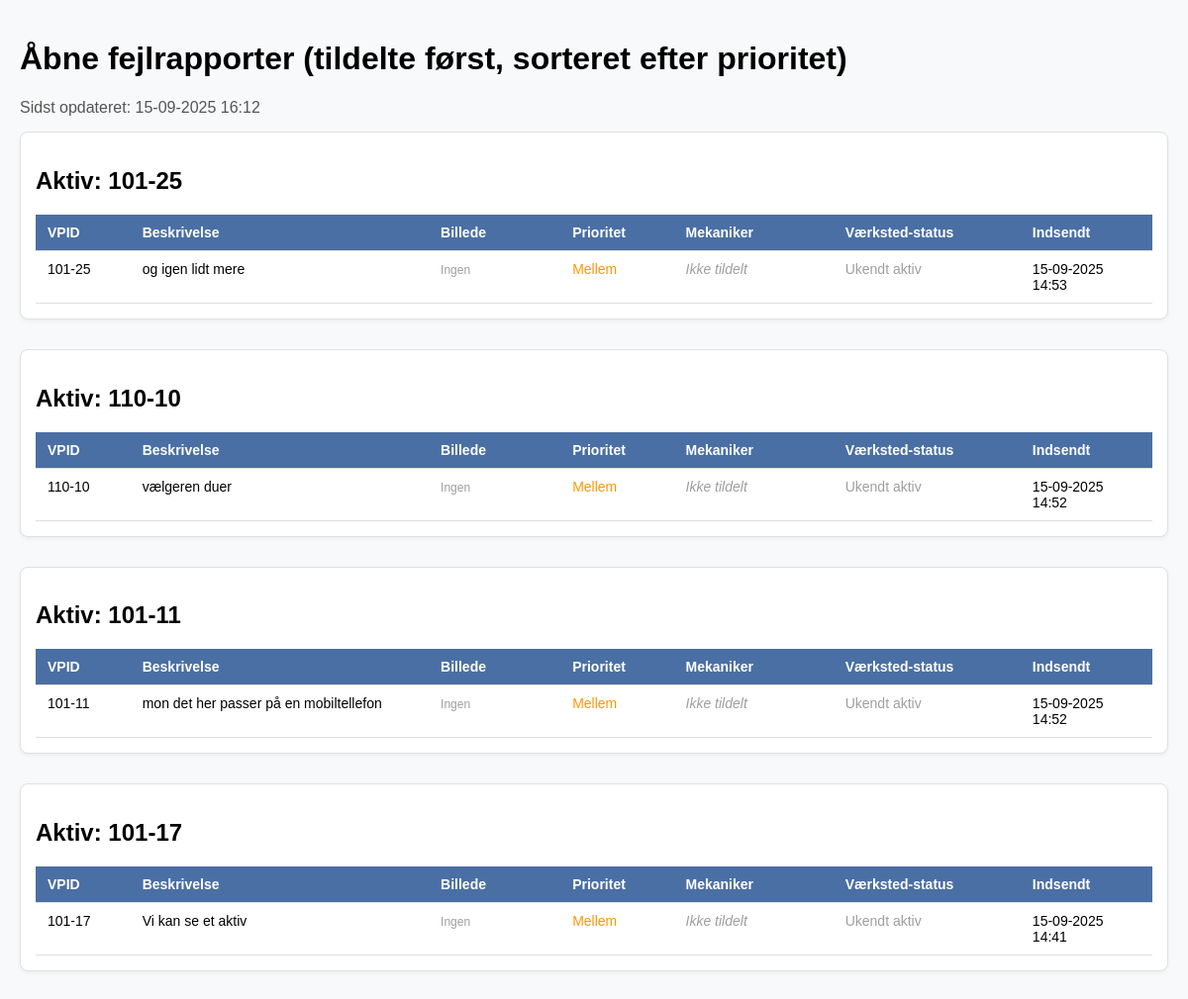
The app's page /open_reports/, older data.
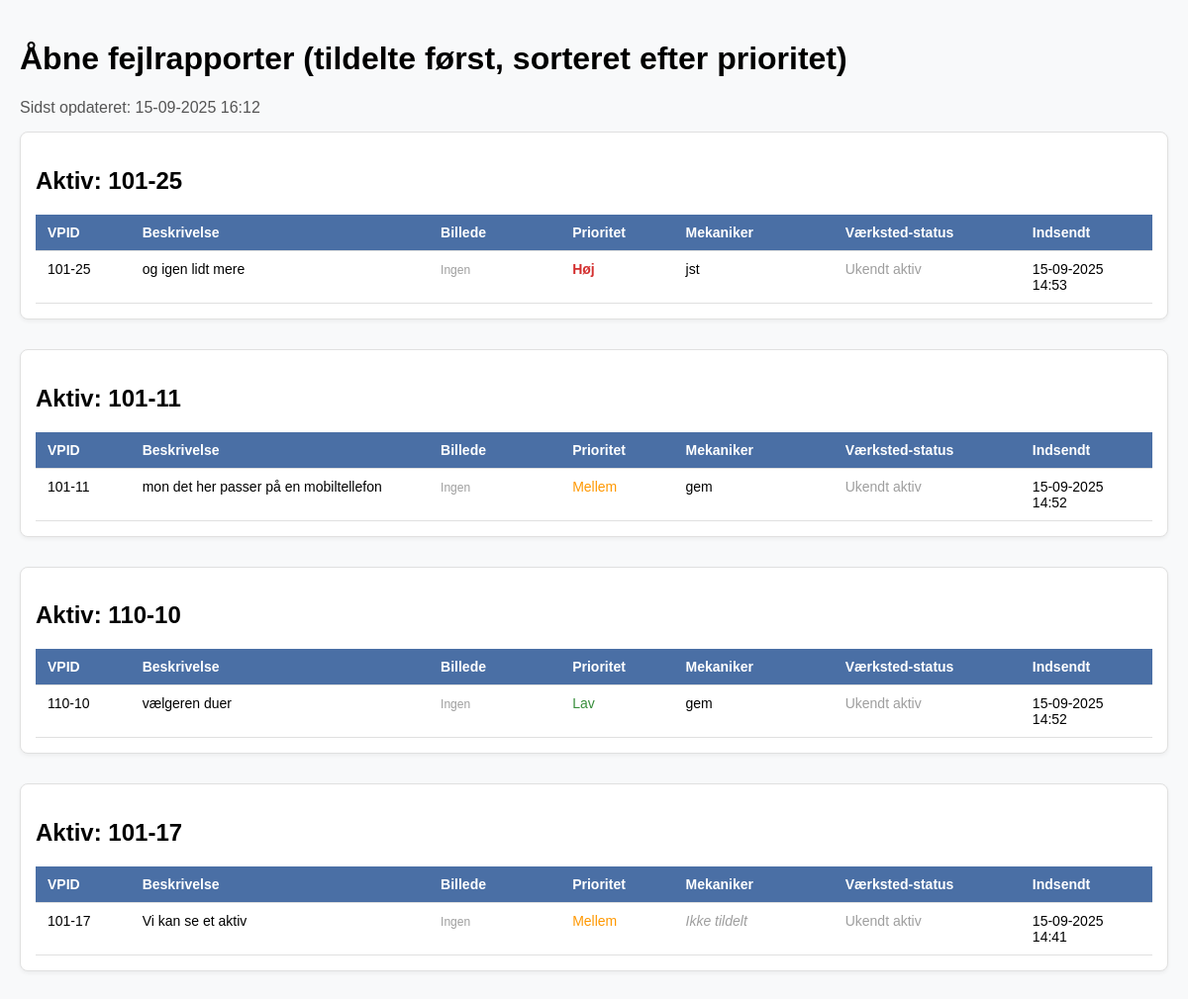
The same page, newer data.
### assets/models.py (models this page shows, shortened)
class FaultReport(models.Model):
    LANGUAGE_CHOICES = [
        ('de', _("Tysk")),
        ('pl', _("Polsk")),
        ('en', _("Engelsk")),
    ]
    PRIORITY_CHOICES = [
        (1, 'Høj'),
        (2, 'Mellem'),
        (3, 'Lav'),
    ]
    title = models.CharField(max_length=100, verbose_name=_("Titel"))
    description = models.TextField(verbose_name=_("Beskrivelse (oversat)"))
    original_description = models.TextField(blank=True, null=True, verbose_name=_("Original beskrivelse"))
    sprog = models.CharField(
        max_length=2,
        choices=LANGUAGE_CHOICES,
        default='de',
        verbose_name=_("Originalt sprog")
    )
    created_at = models.DateTimeField(auto_now_add=True, verbose_name=_("Oprettet"))
    updated_at = models.DateTimeField(auto_now=True, verbose_name=_("Opdateret"))
    status = models.CharField(max_length=100, blank=True, null=True, verbose_name=_("Status"))  # null=True tilføjet
    qr_code = models.CharField(max_length=100, blank=True, null=True, default="", verbose_name=_("QR-kode"))  # null=True tilføjet
    image = models.ImageField(upload_to='fault_reports/', blank=True, verbose_name=_("Billede"))
    repair_status = models.BooleanField(default=False, verbose_name=_("Reparationsstatus"))
    machine = models.CharField(max_length=100, blank=True, null=True, default="", verbose_name=_("Maskine"))  # null=True tilføjet
    location = models.CharField(max_length=100, blank=True, null=True, default="", verbose_name=_("Lokation"))  # null=True tilføjet
    vpid = models.CharField(max_length=100, blank=True, null=True, verbose_name=_("VPID"))  # null=True tilføjet
    asset = models.ForeignKey(
        'Asset', on_delete=models.SET_NULL, null=True, blank=True, verbose_name=_("Aktiv")
    )
    priority = models.IntegerField(
        default=2,
        choices=[
            (1, _("Høj")),
            (2, _("Normal")),
            (3, _("Lav (vent til service)"))
        ],
        verbose_name=_("Prioritet")
    )
    assigned_to = models.ForeignKey(
        User,
        on_delete=models.SET_NULL,
        null=True,
        blank=True,
        verbose_name=_("Tildelt mekaniker"),
        related_name='assigned_reports'
    )
    started_at = models.DateTimeField(
        null=True,
        blank=True,
        verbose_name=_("Arbejde påbegyndt")
    )
    completed_at = models.DateTimeField(
        null=True,
        blank=True,
        verbose_name=_("Afsluttet")
    )
    completed_by = models.ForeignKey(
        User,
        on_delete=models.SET_NULL,
        null=True,
        blank=True,
        verbose_name=_("Udført af"),
        related_name='completed_reports'
    )
    notes = models.TextField(
        blank=True,
        verbose_name=_("Noter (til mekaniker)")
    )
    is_approved = models.BooleanField(
        default=False,
        verbose_name=_("Godkendt")
    )
    class Meta:
        verbose_name = _("Fejlrapport")
        verbose_name_plural = _("Fejlrapporter")
        ordering = ['-priority', '-created_at']

### assets/views.py (the view)
# urls.py: path('open_reports/', open_reports, name='open_reports'),
def open_reports(request):
    open_reports = FaultReport.objects.filter(
        completed_at__isnull=True
    ).annotate(
        is_assigned=Case(
            When(assigned_to__isnull=False, then=Value(0)),
            default=Value(1),
            output_field=IntegerField(),
        ),
        safe_priority=Case(
            When(priority=1, then=Value(1)),
            When(priority=2, then=Value(2)),
            When(priority=3, then=Value(3)),
            default=Value(4),
            output_field=IntegerField(),
        )
    ).order_by(
        'is_assigned',  # Tildelte først (0), så utildelte (1)
        'safe_priority', # Derefter efter prioritet
        '-created_at'   # Nyeste først inden for hver gruppe
    )
    reports_by_vpid = {}
    for report in open_reports:
        vpid = report.vpid
        if vpid not in reports_by_vpid:
            reports_by_vpid[vpid] = []
        reports_by_vpid[vpid].append(report)
    context = {
        'reports_by_vpid': reports_by_vpid,
        'title': 'Åbne fejlrapporter (tildelte først, sorteret efter prioritet)',
        'last_updated': timezone.now(),
        'user': request.user,
    }
    return render(request, 'open_reports.html', context)

### templates/open_reports.html (shortened to what this page needs)
{% extends "base.html" %}
{% block content %}
<h1>{{ title }}</h1>
<p class="last-updated">
    Sidst opdateret: <span id="update-time">{{ last_updated|date:"d-m-Y H:i" }}</span>
</p>
<div id="reports-container">
    {% for vpid, reports in reports_by_vpid.items %}
    <div class="vpid-group">
        <h2>Aktiv: {{ vpid }}</h2>
        <table class="reports-table">
            <thead>
                <tr>
                    <th>VPID</th>
                    <th>Beskrivelse</th>
                    <th>Billede</th>
                    <th>Prioritet</th>
                    <th>Mekaniker</th>
                    <th>Værksted-status</th>
                    <th>Indsendt</th>
                </tr>
            </thead>
            <tbody>
                {% for report in reports %}
                <tr>
                    <td>{{ report.vpid }}</td>
                    <td>{{ report.description }}</td>
                    <td>
                        {% if report.image %}
                            <img src="{{ report.image.url }}" alt="Fejlrapport-billede" style="max-width: 100px; max-height: 100px; border-radius: 4px;">
                        {% else %}
                            <span class="no-image">Ingen</span>
                        {% endif %}
                    </td>
                    <td class="priority-{% if report.priority == 1 %}høj{% elif report.priority == 2 %}mellem{% elif report.priority == 3 %}lav{% else %}ukendt{% endif %}">
                        {% if report.priority == 1 %}Høj{% elif report.priority == 2 %}Mellem{% elif report.priority == 3 %}Lav{% else %}<span style="color: purple;">Ukendt ({{ report.priority }})</span>{% endif %}
                    </td>
                    <td>{% if report.assigned_to %}{{ report.assigned_to.get_full_name|default:report.assigned_to.username }}{% else %}<span class="unassigned">Ikke tildelt</span>{% endif %}</td>
                    <td>
                        {% with asset=report.asset %}
                        {% if asset %}
                        {% if asset.in_workshop %}
                        <strong style="color: #d32f2f;">På værksted</strong><br>
                        <small>Fra: {{ asset.workshop_from_date|date:"d-m-Y"|default:"?" }}</small><br>
                        <small>Retur: {{ asset.workshop_expected_return|date:"d-m-Y"|default:"Ukendt" }}</small>
                        {% else %}
                        <span style="color: #388e3c;">Ikke på værksted</span>
                        {% endif %}
    {% else %}
        <span style="color: #9e9e9e;">Ukendt aktiv</span>
    {% endif %}
{% endwith %}
                    </td>
                    <td>{{ report.created_at|date:"d-m-Y H:i" }}</td>
                </tr>
                {% endfor %}
            </tbody>
        </table>
    </div>
    {% empty %}
    <p>Ingen åbne fejlrapporter.</p>
    {% endfor %}
</div>
{% endblock %}

Row changes from the older to the newer data that the page shows:
changed FaultReport "og igen lidt mere": assigned_to.get_full_name (not shown) → "jst"; priority "Mellem" → "Høj"; no longer shows "Ikke tildelt"
changed FaultReport "mon det her passer på en mobiltellefon": assigned_to.get_full_name (not shown) → "gem"; no longer shows "Ikke tildelt"; moves up the list
changed FaultReport "vælgeren duer": assigned_to.get_full_name (not shown) → "gem"; priority "Mellem" → "Lav"; no longer shows "Ikke tildelt"
